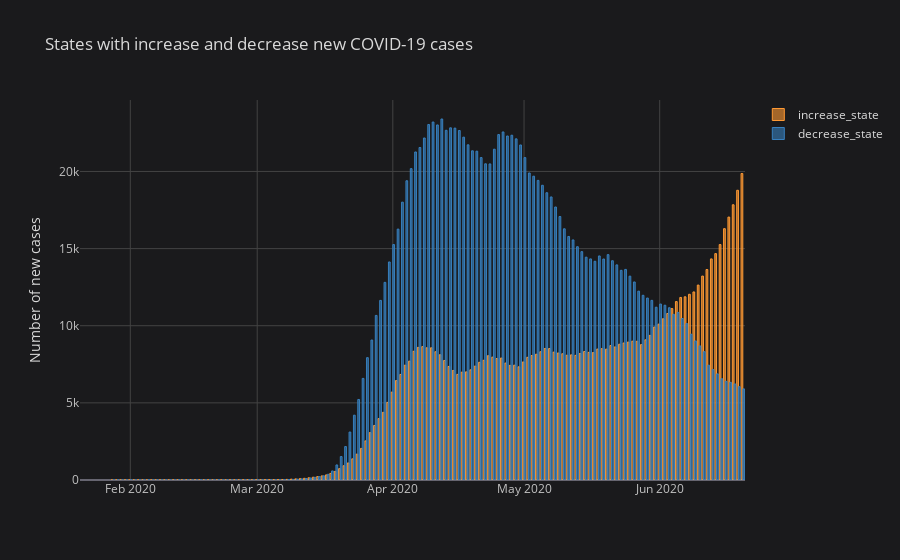

The notebook cell this image was saved under:
### Code cell
df_state.iplot(kind='bar',title='States with increase and decrease new COVID-19 cases', yTitle='Number of new cases')

### Figure 1 — Plotly figure (JSON) as saved in the notebook; plotly's stock layout.template omitted (floating-point values rounded to 4 significant figures; data arrays with more than 128 entries replaced by an {"elided": "..."} marker saying what was removed)
{"data": [{"marker": {"color": "rgba(255, 153, 51, 0.6)", "line": {"color": "rgba(255, 153, 51, 1.0)", "width": 1}}, "name": "increase_state", "orientation": "v", "text": "", "type": "bar", "x": {"elided": "152 str values"}, "y": {"elided": "152 mixed values"}}, {"marker": {"color": "rgba(55, 128, 191, 0.6)", "line": {"color": "rgba(55, 128, 191, 1.0)", "width": 1}}, "name": "decrease_state", "orientation": "v", "text": "", "type": "bar", "x": {"elided": "152 str values"}, "y": {"elided": "152 mixed values"}}], "layout": {"legend": {"bgcolor": "#1A1A1C", "font": {"color": "#D9D9D9"}}, "paper_bgcolor": "#1A1A1C", "plot_bgcolor": "#1A1A1C", "title": {"font": {"color": "#D9D9D9"}, "text": "States with increase and decrease new COVID-19 cases"}, "xaxis": {"gridcolor": "#434343", "showgrid": true, "tickfont": {"color": "#C2C2C2"}, "title": {"font": {"color": "#D9D9D9"}, "text": ""}, "zerolinecolor": "#666570"}, "yaxis": {"gridcolor": "#434343", "showgrid": true, "tickfont": {"color": "#C2C2C2"}, "title": {"font": {"color": "#D9D9D9"}, "text": "Number of new cases"}, "zerolinecolor": "#666570"}}}
